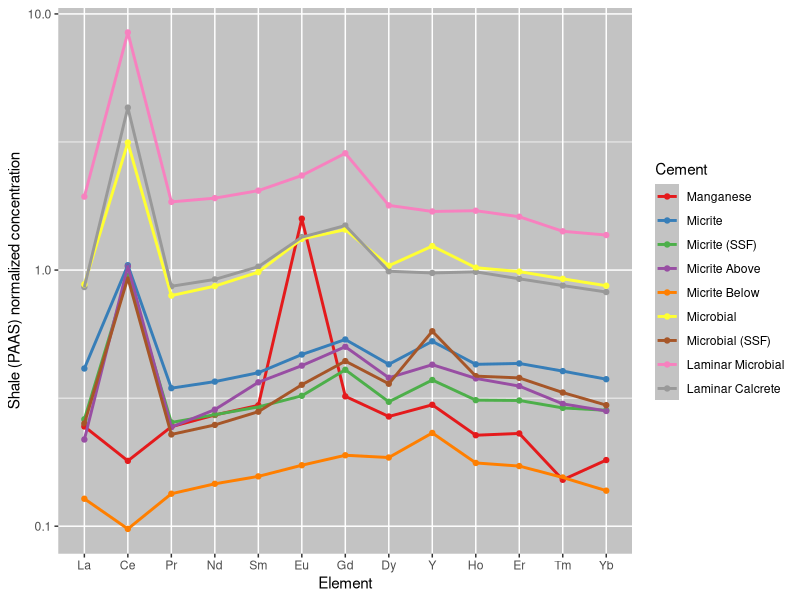

Write the R code that produced this figure.
## ---- chunk 1
knitr::opts_chunk$set(echo = TRUE)
library(tidyverse)
library(readxl)
## ---- chunk 2
orig_data <- read_xlsx("jan2024 data.xlsx",4)
dil_data <- read_xlsx("jan2024 data DILUTED.xlsx",4)
cement_data <- read_excel("ree_data_r.xlsx", 2)
## ---- chunk 3
orig_data <- orig_data[-1,] %>%
  rename(Sample = 1, Na = 2, Mg  = 3, K = 4, Ca = 5, V = 6, Cr = 7, Fe = 8, Mn = 9, Cu = 10, Zn = 11, Rb = 12, Sr = 13, Y = 14, Mo = 15, Ba = 16, La = 17, Ce = 18, Pr = 19, Nd = 20, Sm = 21, Eu = 22, Gd = 23, Dy = 24, Ho = 25, Er = 26, Tm = 27, Yb = 28, Lu = 29, Pb = 30, U = 31)

dil_data <- dil_data[-1,] %>%
  rename(Sample = 1, Na = 2, Mg  = 3, K = 4, Ca = 5, V = 6, Cr = 7, Fe = 8, Mn = 9, Cu = 10, Zn = 11, Rb = 12, Sr = 13, Y = 14, Mo = 15, Ba = 16, La = 17, Ce = 18, Pr = 19, Nd = 20, Sm = 21, Eu = 22, Gd = 23, Dy = 24, Ho = 25, Er = 26, Tm = 27, Yb = 28, Lu = 29, Pb = 30, U = 31)

all_data <- bind_rows(orig_data, dil_data) %>%
  mutate_at(2:31, as.numeric)
## ---- chunk 4
attach(all_data)
normalize <- all_data %>%
  select("Sample", "La", "Ce", "Pr", "Nd", "Sm", "Eu", "Gd", "Dy", "Y", "Ho", "Er", "Tm", "Yb", "Lu") %>% #filter out non REY elements
  mutate(La = La/44.56, Ce = Ce/88.25, Pr = Pr/10.15, Nd = Nd/37.32, Sm = Sm/6.884, Eu = Eu/1.215, Gd = Gd/6.043, Dy = Dy/5.325, Y = Y/27.31, Ho = Ho/1.052, Er = Er/3.075, Tm = Tm/0.4510, Yb = Yb/3.012, Lu = Lu/0.4386) %>% #normalize values using PAAS data from Pourmand et al. 2012
    select("Sample", "La", "Ce", "Pr", "Nd", "Sm", "Eu", "Gd", "Dy", "Y", "Ho", "Er", "Tm", "Yb", "Lu") %>% #filter out non normalized values
  left_join(cement_data, by = c("Sample" = "Sample")) #attach cement to each observation


normal <- data.frame(t(normalize[2:15]))#transpose and remove first row containing sample names and cement row
colnames(normal) <- all_data$Sample #rename column names with sample names
normal <- tibble::rownames_to_column(normal, "element") %>%
  mutate(element = fct_inorder(element)) %>% #order elements
  pivot_longer(-element, names_to = "Sample", values_to = "Value") %>% #pivot data to have each element value as observation
  left_join(cement_data, by = c("Sample" = "Sample")) #attach cement to each observation
## ---- chunk 5
anomaly <- normalize %>%
  mutate(
    Ce_anomaly = Ce/(Pr^2/Nd),
    Y_Ho_ratio = all_data$Y/all_data$Ho,
    Eu_anomaly = (2*Eu)/(Sm  + Gd),
    BSI = (2*(Sm + Gd + Dy)/3)/((La +Pr + Nd)/3+(Ho + Er +Tm +Yb +Lu)/5)) %>%
  group_by(Cement) %>%
  summarise(
    Ce_mean = mean(Ce_anomaly),
    Ce_sd = sd(Ce_anomaly),
    Ce_max = max(Ce_anomaly),
    Ce_min = min(Ce_anomaly),
    YH_mean = mean(Y_Ho_ratio),
    YH_sd = sd(Y_Ho_ratio),
    YH_max = max(Y_Ho_ratio),
    YH_min = min(Y_Ho_ratio),
    Eu_mean = mean(Eu_anomaly),
    Eu_sd = sd(Eu_anomaly),
    Eu_max = max(Eu_anomaly),
    Eu_min = min(Eu_anomaly),
    BSI_mean = mean(BSI),
    BSI_sd = sd(BSI),
    BSI_max = max(BSI),
    BSI_min = min(BSI)
  )
anomaly
## ---- chunk 6
cement_avg <- normal %>%
  group_by(Cement, element) %>%
  summarise(
    n = n(),
    avg = mean(Value),
    sd = sd(Value)
  )
cement_avg$Cement <- factor(cement_avg$Cement, levels = c("Spar", "Microspar", "Manganese", "Micrite", "Micrite (SSF)", "Micrite (spicule)", "Micrite Above", "Micrite Below", "Microbial", "Microbial (SSF)", "Laminar Microbial", "Laminar Microbial (Strom)", "Laminar Microbial (sponge)", "Laminar Calcrete"))
## ---- chunk 7
cement_aio <- cement_avg %>% filter(element != "Lu")
cement_aio <- ggplot(cement_aio, aes(x = element, y = avg, color = Cement)) + #attempt at making a single spider plot with all samples
  geom_point() +
  geom_line(aes(group = Cement), size = 1) +
  scale_y_log10() +
  scale_color_brewer(palette = "Set1") +
  theme(
   panel.background = element_rect(fill = "#C3C3C3"),
    legend.key = element_rect(fill = "#C3C3C3")
    ) +
  xlab("Element") +
  ylab("Shale (PAAS) normalized concentration")
cement_aio
